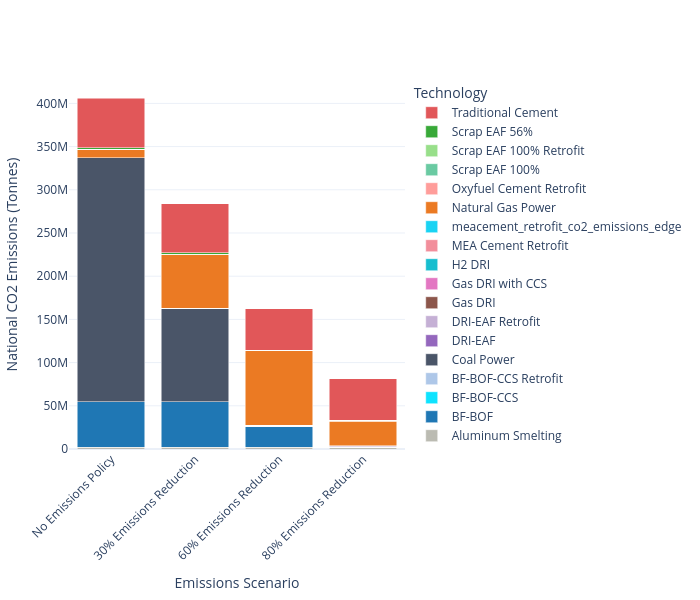

Notebook source saved alongside this figure:
### Code cell
plot_stacked_bar(
    df = co2_all_china_by_tech.T,
    scenario_map=scenario_map,
    name_map=tech_name_map,
    color_map=custom_color_map,
    title_name="",
    xaxis_name="Emissions Scenario",
    yaxis_name="National CO2 Emissions (Tonnes)",
    width=700)

### Figure 1 — Plotly figure (JSON) as saved in the notebook; plotly's stock layout.template omitted (floating-point values rounded to 4 significant figures)
{"data": [{"hovertemplate": "Technology=Aluminum Smelting<br>Emissions Scenario=%{x}<br>National CO2 Emissions (Tonnes)=%{y}<extra></extra>", "legendgroup": "Aluminum Smelting", "marker": {"color": "#bbbbb2", "pattern": {"shape": ""}}, "name": "Aluminum Smelting", "orientation": "v", "showlegend": true, "textposition": "auto", "type": "bar", "x": ["No Emissions Policy", "30% Emissions Reduction", "60% Emissions Reduction", "80% Emissions Reduction"], "xaxis": "x", "y": [2172000.0, 2172000.0, 2172000.0, 2172000.0], "yaxis": "y"}, {"hovertemplate": "Technology=BF-BOF<br>Emissions Scenario=%{x}<br>National CO2 Emissions (Tonnes)=%{y}<extra></extra>", "legendgroup": "BF-BOF", "marker": {"color": "#1f77b4", "pattern": {"shape": ""}}, "name": "BF-BOF", "orientation": "v", "showlegend": true, "textposition": "auto", "type": "bar", "x": ["No Emissions Policy", "30% Emissions Reduction", "60% Emissions Reduction", "80% Emissions Reduction"], "xaxis": "x", "y": [52520000.0, 52520000.0, 24450000.0, 28.2], "yaxis": "y"}, {"hovertemplate": "Technology=BF-BOF-CCS<br>Emissions Scenario=%{x}<br>National CO2 Emissions (Tonnes)=%{y}<extra></extra>", "legendgroup": "BF-BOF-CCS", "marker": {"color": "#0ee3ff", "pattern": {"shape": ""}}, "name": "BF-BOF-CCS", "orientation": "v", "showlegend": true, "textposition": "auto", "type": "bar", "x": ["No Emissions Policy", "30% Emissions Reduction", "60% Emissions Reduction", "80% Emissions Reduction"], "xaxis": "x", "y": [0.08555, 0.03342, 0.6268, 0.2241], "yaxis": "y"}, {"hovertemplate": "Technology=BF-BOF-CCS Retrofit<br>Emissions Scenario=%{x}<br>National CO2 Emissions (Tonnes)=%{y}<extra></extra>", "legendgroup": "BF-BOF-CCS Retrofit", "marker": {"color": "#aec7e8", "pattern": {"shape": ""}}, "name": "BF-BOF-CCS Retrofit", "orientation": "v", "showlegend": true, "textposition": "auto", "type": "bar", "x": ["No Emissions Policy", "30% Emissions Reduction", "60% Emissions Reduction", "80% Emissions Reduction"], "xaxis": "x", "y": [0.2173, 0.1509, 1.136, 0.2474], "yaxis": "y"}, {"hovertemplate": "Technology=Coal Power<br>Emissions Scenario=%{x}<br>National CO2 Emissions (Tonnes)=%{y}<extra></extra>", "legendgroup": "Coal Power", "marker": {"color": "#4a5568", "pattern": {"shape": ""}}, "name": "Coal Power", "orientation": "v", "showlegend": true, "textposition": "auto", "type": "bar", "x": ["No Emissions Policy", "30% Emissions Reduction", "60% Emissions Reduction", "80% Emissions Reduction"], "xaxis": "x", "y": [282300000.0, 108300000.0, 9158.0, 10160.0], "yaxis": "y"}, {"hovertemplate": "Technology=DRI-EAF<br>Emissions Scenario=%{x}<br>National CO2 Emissions (Tonnes)=%{y}<extra></extra>", "legendgroup": "DRI-EAF", "marker": {"color": "#9467bd", "pattern": {"shape": ""}}, "name": "DRI-EAF", "orientation": "v", "showlegend": true, "textposition": "auto", "type": "bar", "x": ["No Emissions Policy", "30% Emissions Reduction", "60% Emissions Reduction", "80% Emissions Reduction"], "xaxis": "x", "y": [7.497, 0.6, 522800.0, 1206000.0], "yaxis": "y"}, {"hovertemplate": "Technology=DRI-EAF Retrofit<br>Emissions Scenario=%{x}<br>National CO2 Emissions (Tonnes)=%{y}<extra></extra>", "legendgroup": "DRI-EAF Retrofit", "marker": {"color": "#c5b0d5", "pattern": {"shape": ""}}, "name": "DRI-EAF Retrofit", "orientation": "v", "showlegend": true, "textposition": "auto", "type": "bar", "x": ["No Emissions Policy", "30% Emissions Reduction", "60% Emissions Reduction", "80% Emissions Reduction"], "xaxis": "x", "y": [0.1386, 3.088, 311700.0, 311700.0], "yaxis": "y"}, {"hovertemplate": "Technology=Gas DRI<br>Emissions Scenario=%{x}<br>National CO2 Emissions (Tonnes)=%{y}<extra></extra>", "legendgroup": "Gas DRI", "marker": {"color": "#8c564b", "pattern": {"shape": ""}}, "name": "Gas DRI", "orientation": "v", "showlegend": true, "textposition": "auto", "type": "bar", "x": ["No Emissions Policy", "30% Emissions Reduction", "60% Emissions Reduction", "80% Emissions Reduction"], "xaxis": "x", "y": [13.87, 28.65, 41.9, 151.1], "yaxis": "y"}, {"hovertemplate": "Technology=Gas DRI with CCS<br>Emissions Scenario=%{x}<br>National CO2 Emissions (Tonnes)=%{y}<extra></extra>", "legendgroup": "Gas DRI with CCS", "marker": {"color": "#e377c2", "pattern": {"shape": ""}}, "name": "Gas DRI with CCS", "orientation": "v", "showlegend": true, "textposition": "auto", "type": "bar", "x": ["No Emissions Policy", "30% Emissions Reduction", "60% Emissions Reduction", "80% Emissions Reduction"], "xaxis": "x", "y": [0.0598, 0.02197, 0.2801, 0.384], "yaxis": "y"}, {"hovertemplate": "Technology=H2 DRI<br>Emissions Scenario=%{x}<br>National CO2 Emissions (Tonnes)=%{y}<extra></extra>", "legendgroup": "H2 DRI", "marker": {"color": "#17becf", "pattern": {"shape": ""}}, "name": "H2 DRI", "orientation": "v", "showlegend": true, "textposition": "auto", "type": "bar", "x": ["No Emissions Policy", "30% Emissions Reduction", "60% Emissions Reduction", "80% Emissions Reduction"], "xaxis": "x", "y": [0.0, 0.0, 0.0, 0.0], "yaxis": "y"}, {"hovertemplate": "Technology=MEA Cement Retrofit<br>Emissions Scenario=%{x}<br>National CO2 Emissions (Tonnes)=%{y}<extra></extra>", "legendgroup": "MEA Cement Retrofit", "marker": {"color": "#f28e9b", "pattern": {"shape": ""}}, "name": "MEA Cement Retrofit", "orientation": "v", "showlegend": true, "textposition": "auto", "type": "bar", "x": ["No Emissions Policy", "30% Emissions Reduction", "60% Emissions Reduction", "80% Emissions Reduction"], "xaxis": "x", "y": [0.0, 0.0, 0.0, 0.0], "yaxis": "y"}, {"hovertemplate": "Technology=meacement_retrofit_co2_emissions_edge<br>Emissions Scenario=%{x}<br>National CO2 Emissions (Tonnes)=%{y}<extra></extra>", "legendgroup": "meacement_retrofit_co2_emissions_edge", "marker": {"color": "#19d3f3", "pattern": {"shape": ""}}, "name": "meacement_retrofit_co2_emissions_edge", "orientation": "v", "showlegend": true, "textposition": "auto", "type": "bar", "x": ["No Emissions Policy", "30% Emissions Reduction", "60% Emissions Reduction", "80% Emissions Reduction"], "xaxis": "x", "y": [3.512, 6.708, 7.683, 4.541], "yaxis": "y"}, {"hovertemplate": "Technology=Natural Gas Power<br>Emissions Scenario=%{x}<br>National CO2 Emissions (Tonnes)=%{y}<extra></extra>", "legendgroup": "Natural Gas Power", "marker": {"color": "#eb7a23", "pattern": {"shape": ""}}, "name": "Natural Gas Power", "orientation": "v", "showlegend": true, "textposition": "auto", "type": "bar", "x": ["No Emissions Policy", "30% Emissions Reduction", "60% Emissions Reduction", "80% Emissions Reduction"], "xaxis": "x", "y": [9707000.0, 62010000.0, 86010000.0, 28500000.0], "yaxis": "y"}, {"hovertemplate": "Technology=Oxyfuel Cement Retrofit<br>Emissions Scenario=%{x}<br>National CO2 Emissions (Tonnes)=%{y}<extra></extra>", "legendgroup": "Oxyfuel Cement Retrofit", "marker": {"color": "#ff9d9a", "pattern": {"shape": ""}}, "name": "Oxyfuel Cement Retrofit", "orientation": "v", "showlegend": true, "textposition": "auto", "type": "bar", "x": ["No Emissions Policy", "30% Emissions Reduction", "60% Emissions Reduction", "80% Emissions Reduction"], "xaxis": "x", "y": [0.4438, 1.307, 449600.0, 449500.0], "yaxis": "y"}, {"hovertemplate": "Technology=Scrap EAF 100%<br>Emissions Scenario=%{x}<br>National CO2 Emissions (Tonnes)=%{y}<extra></extra>", "legendgroup": "Scrap EAF 100%", "marker": {"color": "#6acaa2", "pattern": {"shape": ""}}, "name": "Scrap EAF 100%", "orientation": "v", "showlegend": true, "textposition": "auto", "type": "bar", "x": ["No Emissions Policy", "30% Emissions Reduction", "60% Emissions Reduction", "80% Emissions Reduction"], "xaxis": "x", "y": [1.192, 1.15, 414000.0, 534000.0], "yaxis": "y"}, {"hovertemplate": "Technology=Scrap EAF 100% Retrofit<br>Emissions Scenario=%{x}<br>National CO2 Emissions (Tonnes)=%{y}<extra></extra>", "legendgroup": "Scrap EAF 100% Retrofit", "marker": {"color": "#98df8a", "pattern": {"shape": ""}}, "name": "Scrap EAF 100% Retrofit", "orientation": "v", "showlegend": true, "textposition": "auto", "type": "bar", "x": ["No Emissions Policy", "30% Emissions Reduction", "60% Emissions Reduction", "80% Emissions Reduction"], "xaxis": "x", "y": [191200.0, 191200.0, 0.5262, 2.55], "yaxis": "y"}, {"hovertemplate": "Technology=Scrap EAF 56%<br>Emissions Scenario=%{x}<br>National CO2 Emissions (Tonnes)=%{y}<extra></extra>", "legendgroup": "Scrap EAF 56%", "marker": {"color": "#38a938", "pattern": {"shape": ""}}, "name": "Scrap EAF 56%", "orientation": "v", "showlegend": true, "textposition": "auto", "type": "bar", "x": ["No Emissions Policy", "30% Emissions Reduction", "60% Emissions Reduction", "80% Emissions Reduction"], "xaxis": "x", "y": [1830000.0, 1830000.0, 15.01, 14.58], "yaxis": "y"}, {"hovertemplate": "Technology=Traditional Cement<br>Emissions Scenario=%{x}<br>National CO2 Emissions (Tonnes)=%{y}<extra></extra>", "legendgroup": "Traditional Cement", "marker": {"color": "#e15759", "pattern": {"shape": ""}}, "name": "Traditional Cement", "orientation": "v", "showlegend": true, "textposition": "auto", "type": "bar", "x": ["No Emissions Policy", "30% Emissions Reduction", "60% Emissions Reduction", "80% Emissions Reduction"], "xaxis": "x", "y": [57000000.0, 56950000.0, 47960000.0, 47960000.0], "yaxis": "y"}], "layout": {"barmode": "stack", "height": 600, "legend": {"title": {"text": "Technology"}, "tracegroupgap": 0, "traceorder": "reversed"}, "margin": {"b": 80, "l": 60, "r": 60, "t": 80}, "width": 700, "xaxis": {"anchor": "y", "domain": [0, 1], "tickangle": -45, "title": {"text": "Emissions Scenario"}}, "yaxis": {"anchor": "x", "domain": [0, 1], "title": {"text": "National CO2 Emissions (Tonnes)"}}}}
